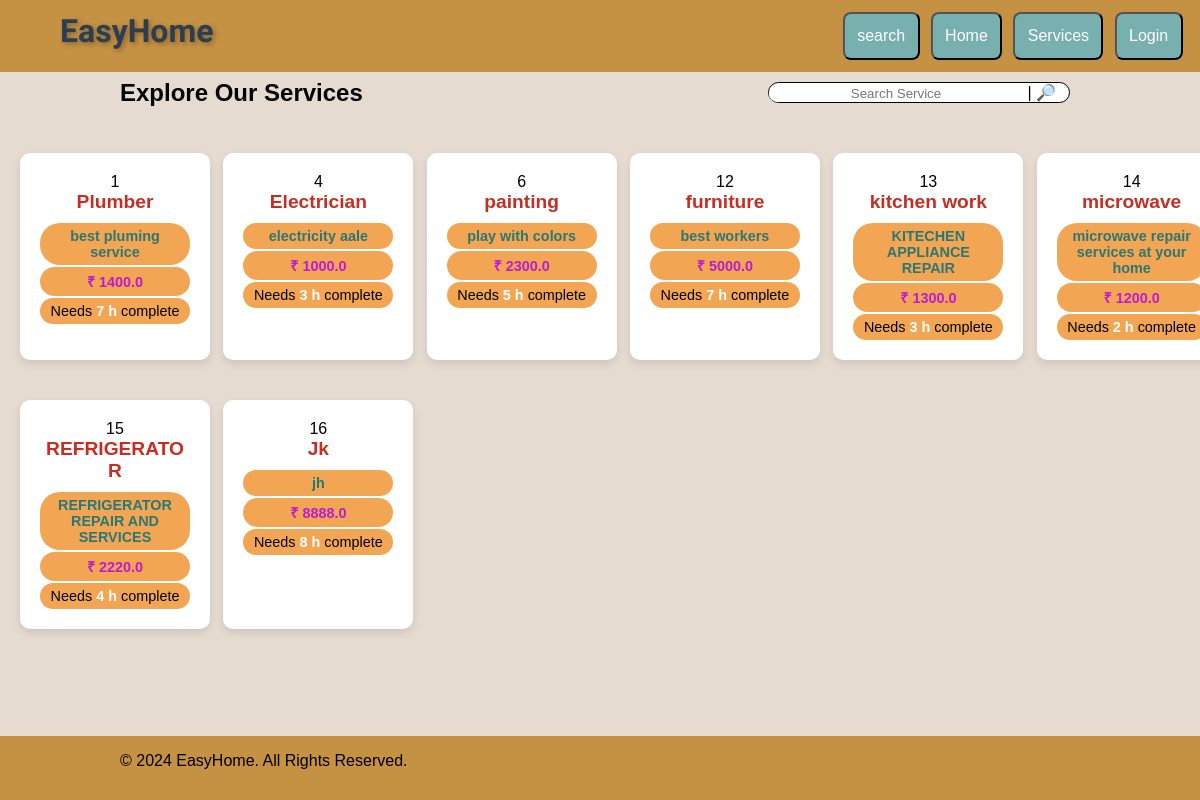
Page /services on the earlier database version.
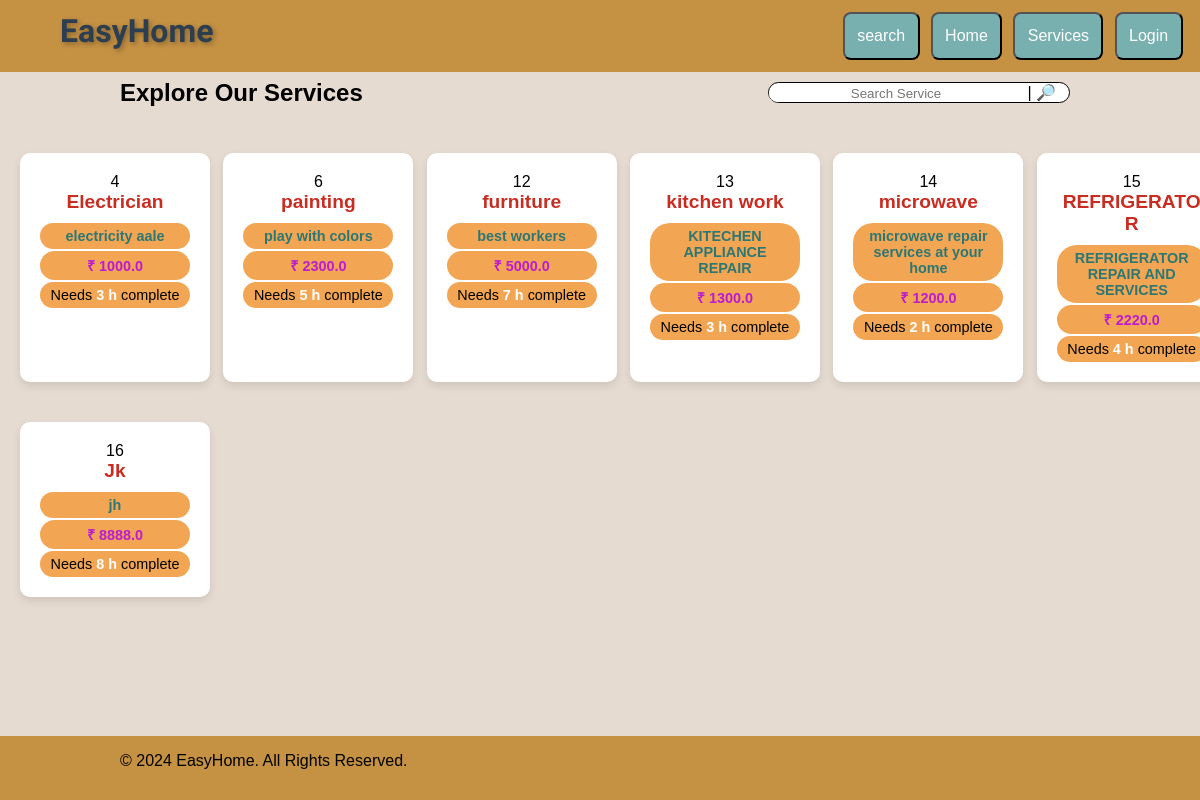
Same page on the later database version.
### app.py (models this page shows, shortened)
class Services(db.Model):
    service_id= db.Column(db.Integer, primary_key = True)
    service_name= db.Column(db.String(50)  )
    service_desc= db.Column(db.String(200) )
    service_b_price= db.Column(db.Float() ,nullable= False)
    time_required =db.Column(db.String,  nullable=False)

### app.py (the view)
@app.route("/services" )
def all_serv():
    query = request.args.get('word')
    if query:
        services = Services.query.filter(or_ (Services.service_name.like(f'%{query}%'), Services.service_desc.like(f'%{query}%'), Services.service_id.like(f'%{query}%'))).all()
    else:
        services =Services.query.all()
    return render_template("services.html", services=services)

### templates/services.html
{% extends "common.html" %}
{% block body %}
<div class="flex_button panel">
    <h2> Explore Our Services</h2>
    <div style="width: 300px; margin-left: 30px;" class="searchbar flex_button" >
        <form action="/services" >
            <input style="width: 250px;"  id="searchbox" name="word" value="{{request.args.get('word', '')}}"  required  placeholder="Search Service">
            |<button style="display: none; margin: 0;" id='search_button' type="submit">🔎</button>
            <label for="search_button"> 🔎</label>
        </form>
    </div>
</div>
    <div class="container1">
        {% for service in services %}
        <div  onclick="window.location.href='/service_page/{{service.service_id}}'" class="service-box">
            <div class="service-icon">{{service.service_id}}</div>
            <div class="service-title"><b style="color: rgb(201, 45, 34);">{{service.service_name}}</b></div>
            <div class="service-desc"><b style="color: rgb(45, 119, 115);">{{service.service_desc}}</b></div>
            <div class="service-desc">  <b style="color: rgb(188, 27, 209);">₹ {{service.service_b_price}}</b></div>
            <div class="service-desc"><a style="color: rgb(0, 0, 0);">Needs <b style="color: rgb(255, 255, 255);">{{service.time_required}} h </b>complete</a></div>
            </div>
        {% endfor %}
    </div></div>
{% endblock %}

Differences in the rows shown:
removed Services: service_id "1", service_name "Plumber", service_desc "best pluming service", service_b_price "1400.0", time_required "7"
